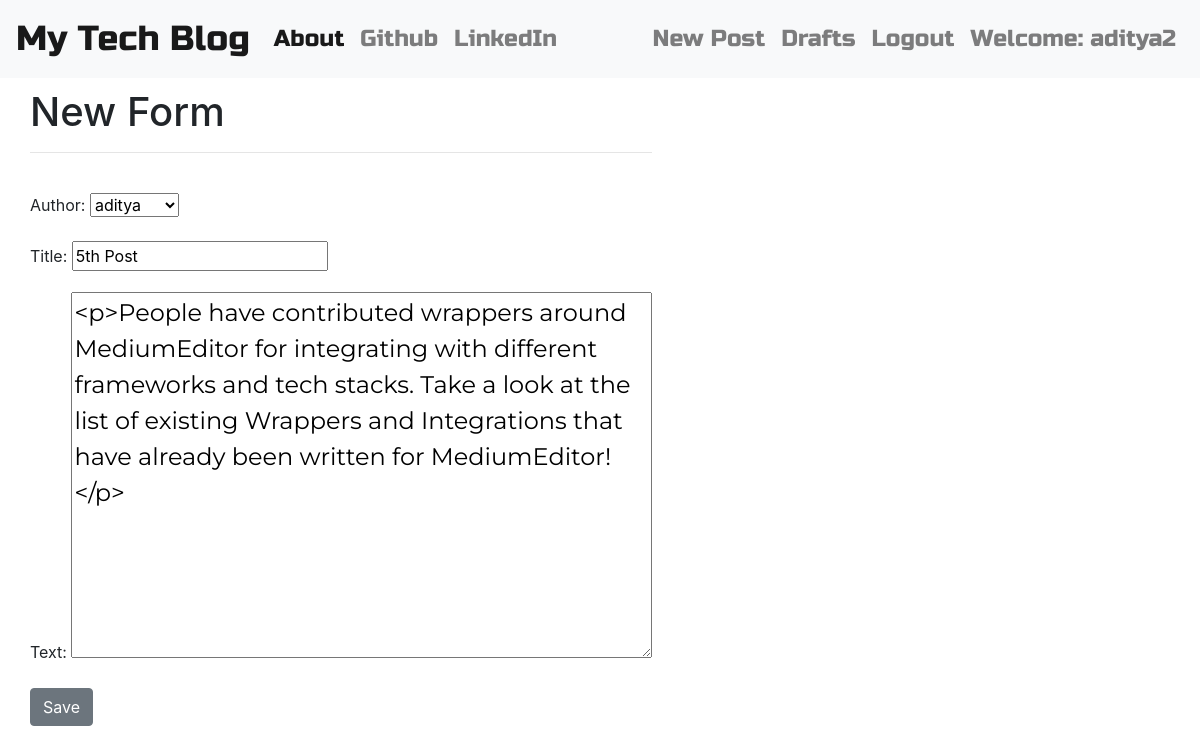
The app's page /post/6/edit (signed in) with its own data.
### blog/models.py (models this page shows, shortened)
class Post(models.Model):
    author = models.ForeignKey('auth.User', on_delete=models.CASCADE)
    title = models.CharField(max_length=200)
    text = models.TextField()
    created_date = models.DateTimeField(default=timezone.now)
    published_date = models.DateTimeField(blank=True, null=True)

### blog/views.py (the view)
# urls.py: path('post/<int:pk>/edit', views.PostUpdateView.as_view(), name='post_edit'),
class PostUpdateView(UpdateView):
    form_class = PostForm
    model = Post

### blog/forms.py
class PostForm(forms.ModelForm):
    class Meta():
        model = Post
        fields = ('author', 'title', 'text')
        widgets = {
            'title': forms.TextInput(attrs={'class': 'textinputclass'}),
            'text': forms.Textarea(attrs={'class': 'editable medium-editor-textarea postcontent'})
        }

### blog/templates/blog/post_form.html (shortened to what this page needs)
{% extends 'blog/base.html' %}}
{% block content %}
<h1>New Form</h1>
<hr>
<br>
<form class="post-form" method="post">
    {{form.as_p}}
    <button class="save btn btn-secondary" type="submit">Save</button>
</form>
{% endblock %}

### blog/templates/blog/base.html (shortened to what this page needs)
<!DOCTYPE html>
{% load staticfiles %}
<html lang="en">
<head>
<link rel="stylesheet" href="https://stackpath.bootstrapcdn.com/bootstrap/4.5.0/css/bootstrap.min.css">
    <link rel="stylesheet" href="//cdn.jsdelivr.net/npm/medium-editor@latest/dist/css/medium-editor.min.css" type="text/css" media="screen" charset="utf-8">
    <link rel="stylesheet" href="{% static 'css/blog.css' %}">
</head>
<body class="loader">
<nav class="navbar navbar-expand-lg navbar-light bg-light techfont">
  <a class="navbar-brand" href="{% url 'post_list' %}">My Tech Blog</a>
  <div class="collapse navbar-collapse" id="navbarNav">
    <ul class="navbar-nav">
      <li class="nav-item active">
        <a class="nav-link" href="{% url 'about'%}">About <span class="sr-only">(current)</span></a>
      </li>
      <li class="nav-item">
        <a class="nav-link" href="https://www.github.com">Github</a>
      </li>
      <li class="nav-item">
        <a class="nav-link" href="https://www.linkedin.com">LinkedIn</a>
      </li>
    </ul>
      <ul class="navbar-nav ml-auto">
          {% if user.is_authenticated %}
        <li class="nav-item">
          <a class="nav-link" href="{% url 'post_new' %}" >New Post</a>
        </li>
        <li class="nav-item">
          <a class="nav-link" href="{% url 'post_draft_list' %}">Drafts</a>
        </li>
        <li class="nav-item">
          <a class="nav-link" href="{% url 'logout' %}" >Logout</a>
        </li>
        <li class="nav-item">
          <a class="nav-link">Welcome: {{ user.username }}</a>
        </li>
        {% endif %}
      </ul>
  </div>
</nav>
<div class="content container">
    <div class="row">
            <div class="blog_posts">
                {% block content %}
                    {% endblock %}
            </div>
    </div>
</div>
</body>
</html>

### blog/static/css/blog.css (style rules this page uses)
.techfont { font-family: 'Russo One', sans-serif; font-size: 1.45em; margin-bottom: 10px; }
.postcontent { font-family: 'Montserrat'; font-size: 1.5em; }
.navbar-brand { font-size: 1.5em; }
.loader { filter:hue-rotate(0deg); color: linear-gradient(45deg,#0f8,#08f); animation:hue 5000ms infinite linear; }

### records on screen
Post: author "aditya", title "5th Post", text "<p>People have contributed wrappers around MediumEditor for integrating with different frameworks and tech stacks. Take a look at the list of existing Wrappers and Integrations that have already been written for MediumEditor!</p>"

### other values on screen
{{ user.username }} "aditya2"
